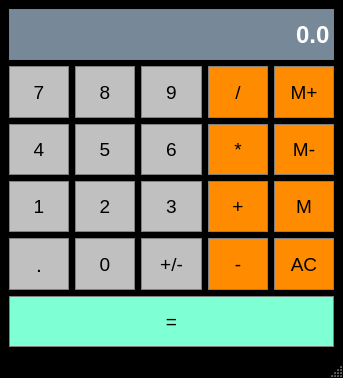
<?xml version="1.0" encoding="UTF-8"?>
<ui version="4.0">
 <class>Calculator</class>
 <widget class="QMainWindow" name="Calculator">
  <property name="geometry">
   <rect>
    <x>0</x>
    <y>0</y>
    <width>343</width>
    <height>378</height>
   </rect>
  </property>
  <property name="windowTitle">
   <string>Calculator</string>
  </property>
  <property name="styleSheet">
   <string notr="true">QMainWindow {
	background-color: #000000;
}</string>
  </property>
  <widget class="QWidget" name="centralwidget">
   <layout class="QGridLayout" name="gridLayout">
    <item row="1" column="1">
     <widget class="QPushButton" name="Button8">
      <property name="sizePolicy">
       <sizepolicy hsizetype="Preferred" vsizetype="Preferred">
        <horstretch>0</horstretch>
        <verstretch>0</verstretch>
       </sizepolicy>
      </property>
      <property name="font">
       <font>
        <pointsize>14</pointsize>
       </font>
      </property>
      <property name="styleSheet">
       <string notr="true">QPushButton {
	background-color: #C0C0C0;
	border: 1px solid gray;
	padding: 5px;
}

QPushButton:pressed {
	background-color: #A9A9A9;
	border: 1px solid gray;
	padding: 5px;
}</string>
      </property>
      <property name="text">
       <string>8</string>
      </property>
     </widget>
    </item>
    <item row="3" column="3">
     <widget class="QPushButton" name="Multiply">
      <property name="sizePolicy">
       <sizepolicy hsizetype="Preferred" vsizetype="Preferred">
        <horstretch>0</horstretch>
        <verstretch>0</verstretch>
       </sizepolicy>
      </property>
      <property name="font">
       <font>
        <pointsize>14</pointsize>
       </font>
      </property>
      <property name="styleSheet">
       <string notr="true">QPushButton {
	background-color: #FF8C00;
	border: 1px solid gray;
	padding: 5px;
}

QPushButton:pressed {
	background-color: #A9A9A9;
	border: 1px solid gray;
	padding: 5px;
}</string>
      </property>
      <property name="text">
       <string>*</string>
      </property>
     </widget>
    </item>
    <item row="5" column="3">
     <widget class="QPushButton" name="Subtract">
      <property name="sizePolicy">
       <sizepolicy hsizetype="Preferred" vsizetype="Preferred">
        <horstretch>0</horstretch>
        <verstretch>0</verstretch>
       </sizepolicy>
      </property>
      <property name="font">
       <font>
        <pointsize>14</pointsize>
       </font>
      </property>
      <property name="styleSheet">
       <string notr="true">QPushButton {
	background-color: #FF8C00;
	border: 1px solid gray;
	padding: 5px;
}

QPushButton:pressed {
	background-color: #A9A9A9;
	border: 1px solid gray;
	padding: 5px;
}</string>
      </property>
      <property name="text">
       <string>-</string>
      </property>
     </widget>
    </item>
    <item row="1" column="4">
     <widget class="QPushButton" name="MemAdd">
      <property name="sizePolicy">
       <sizepolicy hsizetype="Preferred" vsizetype="Preferred">
        <horstretch>0</horstretch>
        <verstretch>0</verstretch>
       </sizepolicy>
      </property>
      <property name="font">
       <font>
        <pointsize>14</pointsize>
       </font>
      </property>
      <property name="styleSheet">
       <string notr="true">QPushButton {
	background-color: #FF8C00;
	border: 1px solid gray;
	padding: 5px;
}

QPushButton:pressed {
	background-color: #A9A9A9;
	border: 1px solid gray;
	padding: 5px;
}</string>
      </property>
      <property name="text">
       <string>M+</string>
      </property>
     </widget>
    </item>
    <item row="3" column="2">
     <widget class="QPushButton" name="Button6">
      <property name="sizePolicy">
       <sizepolicy hsizetype="Preferred" vsizetype="Preferred">
        <horstretch>0</horstretch>
        <verstretch>0</verstretch>
       </sizepolicy>
      </property>
      <property name="font">
       <font>
        <pointsize>14</pointsize>
       </font>
      </property>
      <property name="styleSheet">
       <string notr="true">QPushButton {
	background-color: #C0C0C0;
	border: 1px solid gray;
	padding: 5px;
}

QPushButton:pressed {
	background-color: #A9A9A9;
	border: 1px solid gray;
	padding: 5px;
}</string>
      </property>
      <property name="text">
       <string>6</string>
      </property>
     </widget>
    </item>
    <item row="4" column="4">
     <widget class="QPushButton" name="MemGet">
      <property name="sizePolicy">
       <sizepolicy hsizetype="Preferred" vsizetype="Preferred">
        <horstretch>0</horstretch>
        <verstretch>0</verstretch>
       </sizepolicy>
      </property>
      <property name="font">
       <font>
        <pointsize>14</pointsize>
       </font>
      </property>
      <property name="styleSheet">
       <string notr="true">QPushButton {
	background-color: #FF8C00;
	border: 1px solid gray;
	padding: 5px;
}

QPushButton:pressed {
	background-color: #A9A9A9;
	border: 1px solid gray;
	padding: 5px;
}</string>
      </property>
      <property name="text">
       <string>M</string>
      </property>
     </widget>
    </item>
    <item row="1" column="3">
     <widget class="QPushButton" name="Divide">
      <property name="sizePolicy">
       <sizepolicy hsizetype="Preferred" vsizetype="Preferred">
        <horstretch>0</horstretch>
        <verstretch>0</verstretch>
       </sizepolicy>
      </property>
      <property name="font">
       <font>
        <pointsize>14</pointsize>
       </font>
      </property>
      <property name="styleSheet">
       <string notr="true">QPushButton {
	background-color: #FF8C00;
	border: 1px solid gray;
	padding: 5px;
}

QPushButton:pressed {
	background-color: #A9A9A9;
	border: 1px solid gray;
	padding: 5px;
}</string>
      </property>
      <property name="text">
       <string>/</string>
      </property>
     </widget>
    </item>
    <item row="1" column="0">
     <widget class="QPushButton" name="Button7">
      <property name="sizePolicy">
       <sizepolicy hsizetype="Preferred" vsizetype="Preferred">
        <horstretch>0</horstretch>
        <verstretch>0</verstretch>
       </sizepolicy>
      </property>
      <property name="font">
       <font>
        <pointsize>14</pointsize>
       </font>
      </property>
      <property name="styleSheet">
       <string notr="true">QPushButton {
	background-color: #C0C0C0;
	border: 1px solid gray;
	padding: 5px;
}

QPushButton:pressed {
	background-color: #A9A9A9;
	border: 1px solid gray;
	padding: 5px;
}</string>
      </property>
      <property name="text">
       <string>7</string>
      </property>
     </widget>
    </item>
    <item row="4" column="0">
     <widget class="QPushButton" name="Button1">
      <property name="sizePolicy">
       <sizepolicy hsizetype="Preferred" vsizetype="Preferred">
        <horstretch>0</horstretch>
        <verstretch>0</verstretch>
       </sizepolicy>
      </property>
      <property name="font">
       <font>
        <pointsize>14</pointsize>
       </font>
      </property>
      <property name="styleSheet">
       <string notr="true">QPushButton {
	background-color: #C0C0C0;
	border: 1px solid gray;
	padding: 5px;
}

QPushButton:pressed {
	background-color: #A9A9A9;
	border: 1px solid gray;
	padding: 5px;
}</string>
      </property>
      <property name="text">
       <string>1</string>
      </property>
     </widget>
    </item>
    <item row="3" column="0">
     <widget class="QPushButton" name="Button4">
      <property name="sizePolicy">
       <sizepolicy hsizetype="Preferred" vsizetype="Preferred">
        <horstretch>0</horstretch>
        <verstretch>0</verstretch>
       </sizepolicy>
      </property>
      <property name="font">
       <font>
        <pointsize>14</pointsize>
       </font>
      </property>
      <property name="styleSheet">
       <string notr="true">QPushButton {
	background-color: #C0C0C0;
	border: 1px solid gray;
	padding: 5px;
}

QPushButton:pressed {
	background-color: #A9A9A9;
	border: 1px solid gray;
	padding: 5px;
}</string>
      </property>
      <property name="text">
       <string>4</string>
      </property>
     </widget>
    </item>
    <item row="3" column="1">
     <widget class="QPushButton" name="Button5">
      <property name="sizePolicy">
       <sizepolicy hsizetype="Preferred" vsizetype="Preferred">
        <horstretch>0</horstretch>
        <verstretch>0</verstretch>
       </sizepolicy>
      </property>
      <property name="font">
       <font>
        <pointsize>14</pointsize>
       </font>
      </property>
      <property name="styleSheet">
       <string notr="true">QPushButton {
	background-color: #C0C0C0;
	border: 1px solid gray;
	padding: 5px;
}

QPushButton:pressed {
	background-color: #A9A9A9;
	border: 1px solid gray;
	padding: 5px;
}</string>
      </property>
      <property name="text">
       <string>5</string>
      </property>
     </widget>
    </item>
    <item row="7" column="0" colspan="5">
     <widget class="QPushButton" name="Equal">
      <property name="sizePolicy">
       <sizepolicy hsizetype="Preferred" vsizetype="Preferred">
        <horstretch>0</horstretch>
        <verstretch>0</verstretch>
       </sizepolicy>
      </property>
      <property name="font">
       <font>
        <pointsize>14</pointsize>
       </font>
      </property>
      <property name="styleSheet">
       <string notr="true">QPushButton {
	background-color: #7FFFD4;
	border: 1px solid gray;
	padding: 5px;
}

QPushButton:pressed {
	background-color: #A9A9A9;
	border: 1px solid gray;
	padding: 5px;
}</string>
      </property>
      <property name="text">
       <string>=</string>
      </property>
     </widget>
    </item>
    <item row="5" column="2">
     <widget class="QPushButton" name="ChangeSign">
      <property name="sizePolicy">
       <sizepolicy hsizetype="Preferred" vsizetype="Preferred">
        <horstretch>0</horstretch>
        <verstretch>0</verstretch>
       </sizepolicy>
      </property>
      <property name="font">
       <font>
        <pointsize>14</pointsize>
       </font>
      </property>
      <property name="styleSheet">
       <string notr="true">QPushButton {
	background-color: #C0C0C0;
	border: 1px solid gray;
	padding: 5px;
}

QPushButton:pressed {
	background-color: #A9A9A9;
	border: 1px solid gray;
	padding: 5px;
}</string>
      </property>
      <property name="text">
       <string>+/-</string>
      </property>
     </widget>
    </item>
    <item row="4" column="3">
     <widget class="QPushButton" name="Add">
      <property name="sizePolicy">
       <sizepolicy hsizetype="Preferred" vsizetype="Preferred">
        <horstretch>0</horstretch>
        <verstretch>0</verstretch>
       </sizepolicy>
      </property>
      <property name="font">
       <font>
        <pointsize>14</pointsize>
       </font>
      </property>
      <property name="styleSheet">
       <string notr="true">QPushButton {
	background-color: #FF8C00;
	border: 1px solid gray;
	padding: 5px;
}

QPushButton:pressed {
	background-color: #A9A9A9;
	border: 1px solid gray;
	padding: 5px;
}</string>
      </property>
      <property name="text">
       <string>+</string>
      </property>
     </widget>
    </item>
    <item row="3" column="4">
     <widget class="QPushButton" name="MemClear">
      <property name="sizePolicy">
       <sizepolicy hsizetype="Preferred" vsizetype="Preferred">
        <horstretch>0</horstretch>
        <verstretch>0</verstretch>
       </sizepolicy>
      </property>
      <property name="font">
       <font>
        <pointsize>14</pointsize>
       </font>
      </property>
      <property name="styleSheet">
       <string notr="true">QPushButton {
	background-color: #FF8C00;
	border: 1px solid gray;
	padding: 5px;
}

QPushButton:pressed {
	background-color: #A9A9A9;
	border: 1px solid gray;
	padding: 5px;
}</string>
      </property>
      <property name="text">
       <string>M-</string>
      </property>
     </widget>
    </item>
    <item row="4" column="1">
     <widget class="QPushButton" name="Button2">
      <property name="sizePolicy">
       <sizepolicy hsizetype="Preferred" vsizetype="Preferred">
        <horstretch>0</horstretch>
        <verstretch>0</verstretch>
       </sizepolicy>
      </property>
      <property name="font">
       <font>
        <pointsize>14</pointsize>
       </font>
      </property>
      <property name="styleSheet">
       <string notr="true">QPushButton {
	background-color: #C0C0C0;
	border: 1px solid gray;
	padding: 5px;
}

QPushButton:pressed {
	background-color: #A9A9A9;
	border: 1px solid gray;
	padding: 5px;
}</string>
      </property>
      <property name="text">
       <string>2</string>
      </property>
     </widget>
    </item>
    <item row="5" column="1">
     <widget class="QPushButton" name="Button0">
      <property name="sizePolicy">
       <sizepolicy hsizetype="Preferred" vsizetype="Preferred">
        <horstretch>0</horstretch>
        <verstretch>0</verstretch>
       </sizepolicy>
      </property>
      <property name="font">
       <font>
        <pointsize>14</pointsize>
       </font>
      </property>
      <property name="styleSheet">
       <string notr="true">QPushButton {
	background-color: #C0C0C0;
	border: 1px solid gray;
	padding: 5px;
}

QPushButton:pressed {
	background-color: #A9A9A9;
	border: 1px solid gray;
	padding: 5px;
}</string>
      </property>
      <property name="text">
       <string>0</string>
      </property>
     </widget>
    </item>
    <item row="4" column="2">
     <widget class="QPushButton" name="Button3">
      <property name="sizePolicy">
       <sizepolicy hsizetype="Preferred" vsizetype="Preferred">
        <horstretch>0</horstretch>
        <verstretch>0</verstretch>
       </sizepolicy>
      </property>
      <property name="font">
       <font>
        <pointsize>14</pointsize>
       </font>
      </property>
      <property name="styleSheet">
       <string notr="true">QPushButton {
	background-color: #C0C0C0;
	border: 1px solid gray;
	padding: 5px;
}

QPushButton:pressed {
	background-color: #A9A9A9;
	border: 1px solid gray;
	padding: 5px;
}</string>
      </property>
      <property name="text">
       <string>3</string>
      </property>
     </widget>
    </item>
    <item row="0" column="0" colspan="5">
     <widget class="QLineEdit" name="Display">
      <property name="sizePolicy">
       <sizepolicy hsizetype="Preferred" vsizetype="Preferred">
        <horstretch>0</horstretch>
        <verstretch>0</verstretch>
       </sizepolicy>
      </property>
      <property name="font">
       <font>
        <family>Arial</family>
        <pointsize>18</pointsize>
        <bold>true</bold>
       </font>
      </property>
      <property name="mouseTracking">
       <bool>true</bool>
      </property>
      <property name="styleSheet">
       <string notr="true">QLineEdit {
	background-color: #778899;
	border: 1px solid gray;
	color: #ffffff;
}
</string>
      </property>
      <property name="text">
       <string>0.0</string>
      </property>
      <property name="alignment">
       <set>Qt::AlignRight|Qt::AlignTrailing|Qt::AlignVCenter</set>
      </property>
      <property name="cursorMoveStyle">
       <enum>Qt::LogicalMoveStyle</enum>
      </property>
     </widget>
    </item>
    <item row="1" column="2">
     <widget class="QPushButton" name="Button9">
      <property name="sizePolicy">
       <sizepolicy hsizetype="Preferred" vsizetype="Preferred">
        <horstretch>0</horstretch>
        <verstretch>0</verstretch>
       </sizepolicy>
      </property>
      <property name="font">
       <font>
        <pointsize>14</pointsize>
       </font>
      </property>
      <property name="styleSheet">
       <string notr="true">QPushButton {
	background-color: #C0C0C0;
	border: 1px solid gray;
	padding: 5px;
}

QPushButton:pressed {
	background-color: #A9A9A9;
	border: 1px solid gray;
	padding: 5px;
}</string>
      </property>
      <property name="text">
       <string>9</string>
      </property>
     </widget>
    </item>
    <item row="5" column="4">
     <widget class="QPushButton" name="Clear">
      <property name="sizePolicy">
       <sizepolicy hsizetype="Preferred" vsizetype="Preferred">
        <horstretch>0</horstretch>
        <verstretch>0</verstretch>
       </sizepolicy>
      </property>
      <property name="font">
       <font>
        <pointsize>14</pointsize>
       </font>
      </property>
      <property name="styleSheet">
       <string notr="true">QPushButton {
	background-color: #FF8C00;
	border: 1px solid gray;
	padding: 5px;
}

QPushButton:pressed {
	background-color: #A9A9A9;
	border: 1px solid gray;
	padding: 5px;
}</string>
      </property>
      <property name="text">
       <string>AC</string>
      </property>
     </widget>
    </item>
    <item row="5" column="0">
     <widget class="QPushButton" name="DeciPoint">
      <property name="sizePolicy">
       <sizepolicy hsizetype="Preferred" vsizetype="Preferred">
        <horstretch>0</horstretch>
        <verstretch>0</verstretch>
       </sizepolicy>
      </property>
      <property name="font">
       <font>
        <pointsize>16</pointsize>
       </font>
      </property>
      <property name="styleSheet">
       <string notr="true">QPushButton {
	background-color: #C0C0C0;
	border: 1px solid gray;
	padding: 5px;
}

QPushButton:pressed {
	background-color: #A9A9A9;
	border: 1px solid gray;
	padding: 5px;
}</string>
      </property>
      <property name="text">
       <string>.</string>
      </property>
     </widget>
    </item>
   </layout>
  </widget>
  <widget class="QMenuBar" name="menubar">
   <property name="geometry">
    <rect>
     <x>0</x>
     <y>0</y>
     <width>343</width>
     <height>19</height>
    </rect>
   </property>
  </widget>
  <widget class="QStatusBar" name="statusbar"/>
 </widget>
 <resources/>
 <connections/>
</ui>
